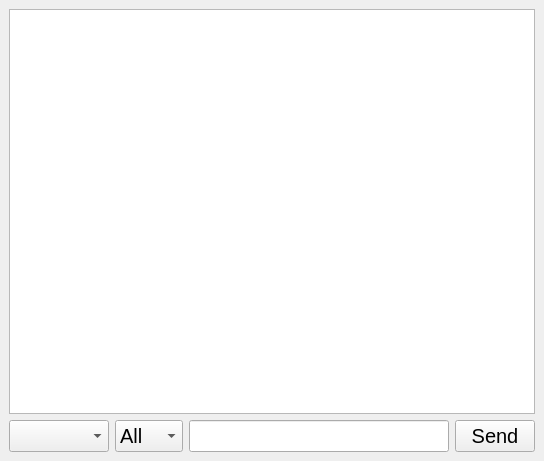
<?xml version="1.0" encoding="UTF-8"?>
<ui version="4.0">
 <class>Server</class>
 <widget class="QMainWindow" name="Server">
  <property name="geometry">
   <rect>
    <x>0</x>
    <y>0</y>
    <width>544</width>
    <height>461</height>
   </rect>
  </property>
  <property name="windowTitle">
   <string>Server</string>
  </property>
  <widget class="QWidget" name="centralwidget">
   <layout class="QVBoxLayout" name="verticalLayout_2">
    <item>
     <layout class="QVBoxLayout" name="verticalLayout">
      <item>
       <widget class="QTextEdit" name="chat_box">
        <property name="font">
         <font>
          <pointsize>15</pointsize>
         </font>
        </property>
       </widget>
      </item>
      <item>
       <layout class="QHBoxLayout" name="horizontalLayout">
        <item>
         <widget class="QComboBox" name="clients">
          <property name="font">
           <font>
            <pointsize>15</pointsize>
            <bold>false</bold>
            <underline>false</underline>
            <strikeout>false</strikeout>
           </font>
          </property>
          <property name="layoutDirection">
           <enum>Qt::LeftToRight</enum>
          </property>
          <property name="autoFillBackground">
           <bool>false</bool>
          </property>
          <property name="currentIndex">
           <number>-1</number>
          </property>
          <property name="placeholderText">
           <string>Clients</string>
          </property>
         </widget>
        </item>
        <item>
         <widget class="QComboBox" name="comboBox">
          <property name="font">
           <font>
            <pointsize>15</pointsize>
           </font>
          </property>
          <item>
           <property name="text">
            <string>All</string>
           </property>
          </item>
          <item>
           <property name="text">
            <string>One</string>
           </property>
          </item>
         </widget>
        </item>
        <item>
         <widget class="QLineEdit" name="message_line">
          <property name="font">
           <font>
            <pointsize>15</pointsize>
           </font>
          </property>
         </widget>
        </item>
        <item>
         <widget class="QPushButton" name="send_button">
          <property name="font">
           <font>
            <pointsize>15</pointsize>
           </font>
          </property>
          <property name="text">
           <string>Send</string>
          </property>
         </widget>
        </item>
       </layout>
      </item>
     </layout>
    </item>
   </layout>
  </widget>
 </widget>
 <resources/>
 <connections/>
</ui>
